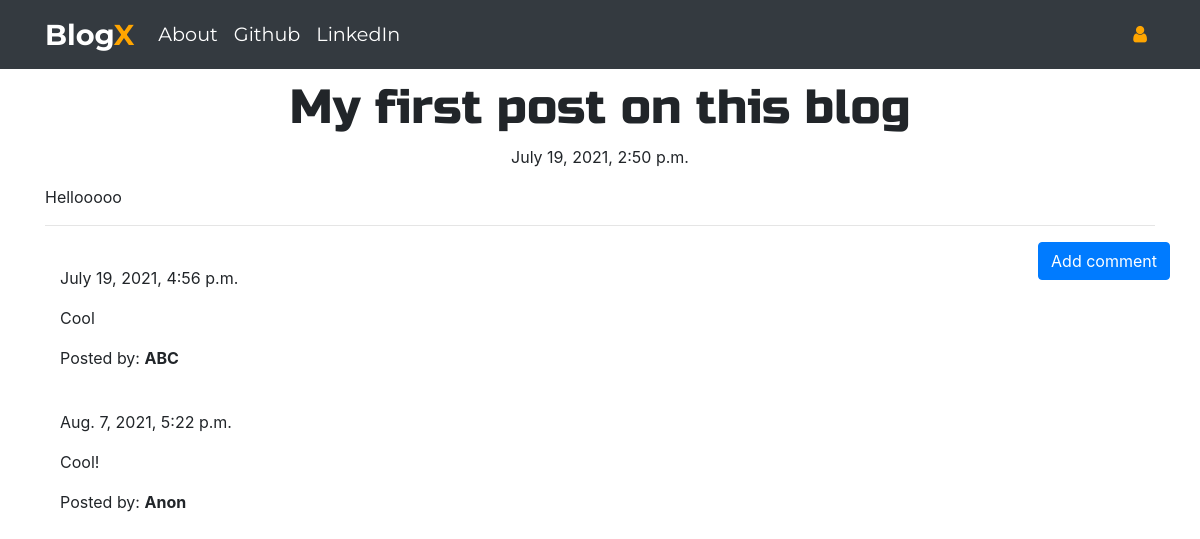
The app's page /post/4 with its own data.
### blog/models.py (models this page shows, shortened)
class Post(models.Model):
    author = models.ForeignKey('auth.User',on_delete=models.CASCADE)
    title = models.CharField(max_length=200)
    text = RichTextField(blank=True,null=True)
    created_date = models.DateTimeField(default=timezone.now)
    published_date = models.DateTimeField(blank=True, null=True)

class Comment(models.Model):
    post = models.ForeignKey('blog.Post', related_name='comments',on_delete=models.CASCADE)
    author = models.CharField(max_length=200)
    text = models.TextField()
    created_date = models.DateTimeField(default=timezone.now)
    approved_comment = models.BooleanField(default=False)

### blog/views.py (the view)
# urls.py: path('post/<int:pk>', views.PostDetailView.as_view(), name='post_detail'),
class PostDetailView(DetailView):
    model = Post

### blog/templates/blog/post_detail.html (shortened to what this page needs)
{% extends 'blog/base.html' %}
{% block content %}
        <h1 class='posttitle loader'>{{ post.title }}</h1>
        {% if post.published_date %}
            <div class="date postdate">
                {{ post.published_date }}
            </div>
        {% else %}
            <a class="btn btn-outline-dark" href="{% url 'post_publish' pk=post.pk %}">Publish</a>
        {% endif %}
      <p class='postcontent' >{{ post.text|safe|linebreaksbr }}</p>
  <hr>
  <a class="btn btn-primary btn-comment" href="{% url 'add_comment_to_post' pk=post.pk %}">Add comment</a>
  <div class="container">
  {% for comment in post.comments.all %}
  <br>
      {% if user.is_authenticated or comment.approved_comment %}
              {{ comment.created_date }}
          <p>{{ comment.text|safe|linebreaks }}</p>
          <p>Posted by: <strong>{{ comment.author }}</strong></p>
      {% endif %}
  {% empty %}
      <p>No comments posted.</p>
  {% endfor %}
</div>
{% endblock %}

### blog/static/css1/blog1.css (style rules this page uses)
.postdate { text-align: center; }
.posttitle { font-family: 'Russo One', sans-serif; font-size: 3em; text-align: center; }
.postcontent { font-family: 'Montserrat'; font-size: 1.5em; }
.btn-comment { position: absolute; right: 0px; }

### records on screen
Post: title "My first post on this blog", published_date "July 19, 2021, 2:50 p.m.", text "Hellooooo"
Comment: created_date "July 19, 2021, 4:56 p.m.", text "Cool", author "ABC"
Comment: created_date "Aug. 7, 2021, 5:22 p.m.", text "Cool!", author "Anon"
